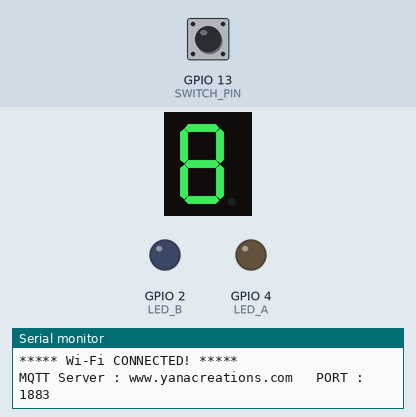
Recording of a sketch running on a simulated ESP32. Shown: 1-digit seven-segment display, output pins drawn as LEDs (lit = HIGH), the last lines printed to the serial monitor. Wiring (inferred from the names in the program): 1-digit 7-segment display, segments lit when HIGH: segments GPIO 15, GPIO 32, GPIO 33, GPIO 25, GPIO 26, GPIO 27, GPIO 14. Inputs (shaded band) come from the test bench; at power-on: GPIO 13 (SWITCH_PIN) HIGH. WiFi joins after 1.5 s; servers stay silent unless stated; the local clock reads 2024-03-15 10:24:30 at power-on unless the sketch sets it; random numbers use the default seed unless the sketch sets one; no MQTT or app messages arrive unless stated; the segment pins are drawn as the display they are named for; pins used as bus, display or sensor lines are not drawn.

Above: at 3.2 s.
3.3 s: GPIO 13 (SWITCH_PIN) pulled LOW for 1 s
At 5.1 s:
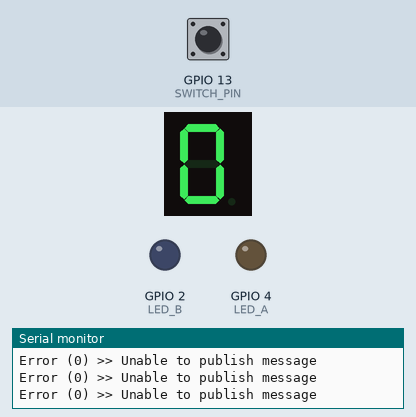
5.8 s: GPIO 13 (SWITCH_PIN) pulled LOW for 0.25 s
At 6.5 s:
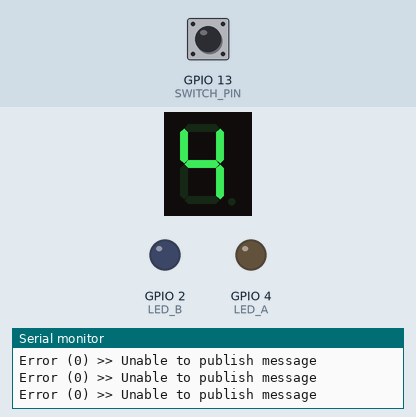
7.5 s: GPIO 13 (SWITCH_PIN) pulled LOW for 1 s
At 9.7 s:
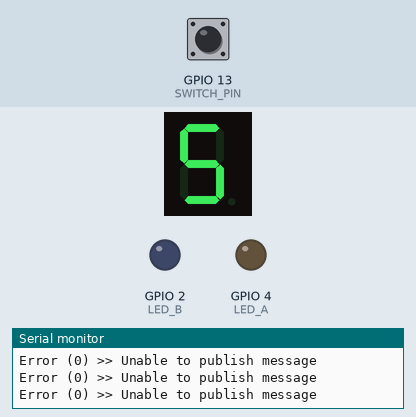
Timing chart, 0 to 11.2 s (numbered marks = the images above; inputs shaded):
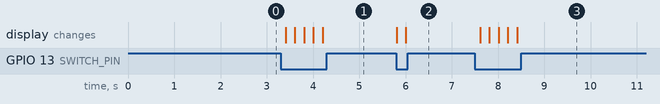

Measured:
- after the input at 3.3 s, the display: first changes after 0.11 s (image 1 shows a later state)
- after the input at 5.8 s, the display: first changes at once (image 2 shows a later state)
- after the input at 7.5 s, the display: first changes after 0.11 s (image 3 shows a later state)

The sketch:

hardware.ino
```cpp
//##################################################################################################################
//##                                      ELET2415 DATA ACQUISITION SYSTEM CODE                                   ##
//##                                                                                                              ##
//##################################################################################################################

// LIBRARY IMPORTS
#include <rom/rtc.h>

#ifndef _WIFI_H
#include <WiFi.h>
#endif

#ifndef STDLIB_H
#include <stdlib.h>
#endif

#ifndef STDIO_H
#include <stdio.h>
#endif

#ifndef ARDUINO_H
#include <Arduino.h>
#endif

#ifndef ARDUINOJSON_H
#include <ArduinoJson.h>
#endif

// DEFINE VARIABLES
#define ARDUINOJSON_USE_DOUBLE      1
// DEFINE THE PINS THAT WILL BE MAPPED TO THE 7 SEG DISPLAY BELOW, 'a' to 'g'
#define a     15
/* Complete all others */
#define b     32
#define c     33
#define d     25
#define e     26
#define f     27
#define g     14


// DEFINE VARIABLES FOR TWO LEDs AND TWO BUTTONs. LED_A, LED_B, BTN_A , BTN_B
#define LED_A 4
/* Complete all others */
#define LED_B 2

// DEFINE VARIABLE FOR BUTTON
#define SWITCH_PIN 13


// MQTT CLIENT CONFIG
static const char* pubtopic      = "620157646";                    // Add your ID number here
static const char* subtopic[]    = {"620157646_sub","/elet2415"};  // Array of Topics(Strings) to subscribe to
static const char* mqtt_server   = "www.yanacreations.com";         // Broker IP address or Domain name as a String
static uint16_t mqtt_port        = 1883;

// WIFI CREDENTIALS
const char* ssid       = "MonaConnect"; // Add your Wi-Fi ssid
const char* password   = ""; // Add your Wi-Fi password


// TASK HANDLES
TaskHandle_t xMQTT_Connect          = NULL;
TaskHandle_t xNTPHandle             = NULL;
TaskHandle_t xLOOPHandle            = NULL;
TaskHandle_t xUpdateHandle          = NULL;
TaskHandle_t xButtonCheckeHandle    = NULL;

// FUNCTION DECLARATION
void checkHEAP(const char* Name);   // RETURN REMAINING HEAP SIZE FOR A TASK
void initMQTT(void);                // CONFIG AND INITIALIZE MQTT PROTOCOL
unsigned long getTimeStamp(void);   // GET 10 DIGIT TIMESTAMP FOR CURRENT TIME
void callback(char* topic, byte* payload, unsigned int length);
void initialize(void);
bool publish(const char *topic, const char *payload); // PUBLISH MQTT MESSAGE(PAYLOAD) TO A TOPIC
void vButtonCheck( void * pvParameters );
void vUpdate( void * pvParameters );
void GDP(void);   // GENERATE DISPLAY PUBLISH

/* Declare your functions below */
void Display(unsigned char number);
int8_t getLEDStatus(int8_t LED);
void setLEDState(int8_t LED, int8_t state);
void toggleLED(int8_t LED);


//############### IMPORT HEADER FILES ##################
#ifndef NTP_H
#include "NTP.h"
#endif

#ifndef MQTT_H
#include "mqtt.h"
#endif

// Temporary Variables
uint8_t number = 0;


void setup() {
  Serial.begin(115200);  // INIT SERIAL

  // CONFIGURE THE ARDUINO PINS OF THE 7SEG AS OUTPUT
  pinMode(a,OUTPUT);
  /* Configure all others here */
  pinMode(b,OUTPUT);
  pinMode(c,OUTPUT);
  pinMode(d,OUTPUT);
  pinMode(e,OUTPUT);
  pinMode(f,OUTPUT);
  pinMode(g,OUTPUT);
  pinMode(LED_A,OUTPUT);
  pinMode(LED_B,OUTPUT);
  pinMode(SWITCH_PIN,INPUT_PULLUP);

  Display(8);

  initialize();           // INIT WIFI, MQTT & NTP
  vButtonCheckFunction(); // UNCOMMENT IF USING BUTTONS THEN ADD LOGIC FOR INTERFACING WITH BUTTONS IN THE vButtonCheck FUNCTION

}


void loop() {
    // put your main code here, to run repeatedly:

}


//####################################################################
//#                          UTIL FUNCTIONS                          #
//####################################################################
void vButtonCheck( void * pvParameters )  {
    configASSERT( ( ( uint32_t ) pvParameters ) == 1 );

    for( ;; ) {
        // Add code here to check if a button(S) is pressed
        if(digitalRead(SWITCH_PIN) == LOW)
        {
        // then execute appropriate function if a button is pressed
          GDP();
        }
        vTaskDelay(200 / portTICK_PERIOD_MS);
    }
}

void vUpdate( void * pvParameters )  {
    configASSERT( ( ( uint32_t ) pvParameters ) == 1 );

    for( ;; ) {
          // Task code goes here.
          // PUBLISH to topic every second.
          StaticJsonDocument<1000> doc; // Create JSon object
          char message[1100]  = {0};

          // Add key:value pairs to JSon object
          doc["id"]         = "620157646";

          serializeJson(doc, message);  // Seralize / Covert JSon object to JSon string and store in char* array

          if(mqtt.connected() ){
            publish(pubtopic, message);
          }


        vTaskDelay(1000 / portTICK_PERIOD_MS);
    }
}

unsigned long getTimeStamp(void) {
          // RETURNS 10 DIGIT TIMESTAMP REPRESENTING CURRENT TIME
          time_t now;
          time(&now); // Retrieve time[Timestamp] from system and save to &now variable
          return now;
}

void callback(char* topic, byte* payload, unsigned int length) {
  // ############## MQTT CALLBACK  ######################################
  // RUNS WHENEVER A MESSAGE IS RECEIVED ON A TOPIC SUBSCRIBED TO

  Serial.printf("\nMessage received : ( topic: %s ) \n",topic );
  char *received = new char[length + 1] {0};

  for (int i = 0; i < length; i++) {
    received[i] = (char)payload[i];
  }

  // PRINT RECEIVED MESSAGE
  Serial.printf("Payload : %s \n",received);


  // CONVERT MESSAGE TO JSON
  StaticJsonDocument<1000> doc;
  DeserializationError error = deserializeJson(doc, received);

  if (error) {
    Serial.print("deserializeJson() failed: ");
    Serial.println(error.c_str());
    return;
  }


  // PROCESS MESSAGE
  const char* type = doc["type"];

  if (strcmp(type, "toggle") == 0){
    // Process messages with ‘{"type": "toggle", "device": "LED A"}’ Schema
    const char* led = doc["device"];

    if(strcmp(led, "LED A") == 0){
      //Add code to toggle LED A with appropriate function/
      toggleLED(LED_A);
    }
    if(strcmp(led, "LED B") == 0){
      //Add code to toggle LED B with appropriate function/
      toggleLED(LED_B);
    }

    // PUBLISH UPDATE BACK TO FRONTEND
    StaticJsonDocument<768> doc; // Create JSon object
    char message[800]  = {0};

    // Add key:value pairs to Json object according to below schema
    // ‘{"id": "student_id", "timestamp": 1702212234, "number": 9, "ledA": 0, "ledB": 0}’
    doc["id"]         = "620157646"; // Change to your student ID number
    doc["timestamp"]  = getTimeStamp();
    doc["number"] = number;
    /*Add code here to insert all other variabes that are missing from Json object
    according to schema above
    */
    doc["ledA"] = getLEDStatus(LED_A);
    doc["ledB"] = getLEDStatus(LED_B);

    serializeJson(doc, message);  // Seralize / Covert JSon object to JSon string and store in char* array
    publish(pubtopic, message);    // Publish to a topic that only the Frontend subscribes to.

  }

}

bool publish(const char *topic, const char *payload){
     bool res = false;
     try{
        res = mqtt.publish(topic,payload);
        // Serial.printf("\nres : %d\n",res);
        if(!res){
          res = false;
          throw false;
        }
     }
     catch(...){
      Serial.printf("\nError (%d) >> Unable to publish message\n", res);
     }
  return res;
}

//***** Complete the util functions below ******

void Display(unsigned char number){
  switch(number){
    case 0:
    //Complete from 'a' to 'g'/
    digitalWrite(a,HIGH);
    /* Add all others */
    digitalWrite(b,HIGH);
    digitalWrite(c,HIGH);
    digitalWrite(d,HIGH);
    digitalWrite(e,HIGH);
    digitalWrite(f,HIGH);
    digitalWrite(g,LOW);
    break;
    case 1:
    //Complete from 'a' to 'g'/
    digitalWrite(a,LOW);
    digitalWrite(b,HIGH);
    digitalWrite(c,HIGH);
    digitalWrite(d,LOW);
    digitalWrite(e,LOW);
    digitalWrite(f,LOW);
    digitalWrite(g,LOW);
    break;
    case 2:
    //Complete from 'a' to 'g'/
    digitalWrite(a,HIGH);
    digitalWrite(b,HIGH);
    digitalWrite(c,LOW);
    digitalWrite(d,HIGH);
    digitalWrite(e,HIGH);
    digitalWrite(f,LOW);
    digitalWrite(g,HIGH);
    break;
    case 3:
    //Complete from 'a' to 'g'/
    digitalWrite(a,HIGH);
    digitalWrite(b,HIGH);
    digitalWrite(c,HIGH);
    digitalWrite(d,HIGH);
    digitalWrite(e,LOW);
    digitalWrite(f,LOW);
    digitalWrite(g,HIGH);
    break;
    case 4:
    //Complete from 'a' to 'g'/
    digitalWrite(a,LOW);
    digitalWrite(b,HIGH);
    digitalWrite(c,HIGH);
    digitalWrite(d,LOW);
    digitalWrite(e,LOW);
    digitalWrite(f,HIGH);
    digitalWrite(g,HIGH);
    break;
    case 5:
    //Complete from 'a' to 'g'/
    digitalWrite(a,HIGH);
    digitalWrite(b,LOW);
    digitalWrite(c,HIGH);
    digitalWrite(d,HIGH);
    digitalWrite(e,LOW);
    digitalWrite(f,HIGH);
    digitalWrite(g,HIGH);
    break;
    case 6:
    //Complete from 'a' to 'g'/
    digitalWrite(a,HIGH);
    digitalWrite(b,LOW);
    digitalWrite(c,HIGH);
    digitalWrite(d,HIGH);
    digitalWrite(e,HIGH);
    digitalWrite(f,HIGH);
    digitalWrite(g,HIGH);
    break;
    case 7:
    //Complete from 'a' to 'g'/
    digitalWrite(a,HIGH);
    digitalWrite(b,HIGH);
    digitalWrite(c,HIGH);
    digitalWrite(d,LOW);
    digitalWrite(e,LOW);
    digitalWrite(f,LOW);
    digitalWrite(g,LOW);
    break;
    case 8:
    //Complete from 'a' to 'g'/
    digitalWrite(a,HIGH);
    digitalWrite(b,HIGH);
    digitalWrite(c,HIGH);
    digitalWrite(d,HIGH);
    digitalWrite(e,HIGH);
    digitalWrite(f,HIGH);
    digitalWrite(g,HIGH);
    break;
    case 9:
    //Complete from 'a' to 'g'/
    digitalWrite(a,HIGH);
    digitalWrite(b,HIGH);
    digitalWrite(c,HIGH);
    digitalWrite(d,LOW);
    digitalWrite(e,LOW);
    digitalWrite(f,HIGH);
    digitalWrite(g,HIGH);
    break;
  }
}

int8_t getLEDStatus(int8_t LED) {
  // RETURNS THE STATE OF A SPECIFIC LED. 0 = LOW, 1 = HIGH
  if (digitalRead(LED) == HIGH)
  {
    return 1;
  }
  else if (digitalRead(LED) == LOW)
  {
    return 0;
  }
}

void setLEDState(int8_t LED, int8_t state){
  // SETS THE STATE OF A SPECIFIC LED
  digitalWrite(LED, state);
}

void toggleLED(int8_t LED){
  // TOGGLES THE STATE OF SPECIFIC LED
  if (digitalRead(LED) == LOW)
  {
    setLEDState(LED, HIGH);
  }
  else
  {
    setLEDState(LED, LOW);
  }
}

void GDP(void){
  number = 0;
  // GENERATE, DISPLAY THEN PUBLISH INTEGER

  // GENERATE a random integer
  /* Add code here to generate a random integer and then assign
     this integer to number variable below
  */
  number = random(10);

  // DISPLAY integer on 7Seg. by
  /* Add code here to calling appropriate function that will display integer to 7-Seg*/
  Display(number);

  // PUBLISH number to topic.
  StaticJsonDocument<1000> doc; // Create JSon object
  char message[1100]  = {0};

  // Add key:value pairs to Json object according to below schema
  // ‘{"id": "student_id", "timestamp": 1702212234, "number": 9, "ledA": 0, "ledB": 0}’
  doc["id"]         = "620157646"; // Change to your student ID number
  doc["timestamp"]  = getTimeStamp();
  /*Add code here to insert all other variabes that are missing from Json object
  according to schema above
  */
  doc["number"] = number;
  doc["ledA"] = getLEDStatus(LED_A);
  doc["ledB"] = getLEDStatus(LED_B);

  serializeJson(doc, message);  // Seralize / Covert JSon object to JSon string and store in char* array
  publish(pubtopic, message);
}
```

NTP.h
```cpp
//#############################################################################################
//#                                                                                           #
//#                                      NTP HEADER FILE                                      #
//#                                                                                           #
//#############################################################################################

/*
          GOAL
1. Maintain accurate date and time regardless of internet connectivity

          TASKS
1. Get current date and time from NTP server and then adjust ESP32's system time, every minute once there is internet connectivity
2. Update system time from SPIFFS after a restart
3. Update SPIFFS from system time every minute
4. Publish timestampUpdate to PI every minute once PI is ON
5. Print date and time every minute

*/

#ifndef _NTP_H
#define _NTP_H 1
#endif

#ifndef _WIFI_H
#include <WiFi.h>
#endif

#ifndef _TIME_H
#include "time.h"
#endif

#ifndef _SNTP_H
#include "sntp.h"
#endif


// HELP FULL WEBPAGES
// https://www.tutorialspoint.com/c_standard_library/c_function_strftime.htm
// https://pubs.opengroup.org/onlinepubs/009695399/basedefs/time.h.html
// https://pubs.opengroup.org/onlinepubs/9699919799/    Search usine keyword "time" in searchbox
// https://www.epochconverter.com/programming/c
// https://www.timeanddate.com/worldclock/jamaica/kingston
// https://pubs.opengroup.org/onlinepubs/7908799/xsh/systime.h.html
// https://www.gnu.org/software/libc/manual/html_node/TZ-Variable.html
// https://forum.arduino.cc/t/esp32-settimeofday-functionality-giving-odd-results/676136

class Ntp {

  private:
          const char* ntpServer           = "north-america.pool.ntp.org";  //"pool.ntp.org";
          const char* ntpServer1          = "pool.ntp.org";
          const char* ntpServer2          = "time.nist.gov";
          const long  gmtOffset_sec       = -5*3600;
          const int   daylightOffset_sec  = 0;
          int         currenttime         = 0;
          const char* time_zone           = "EST+5EDT,M3.2.0/2,M11.1.0/2"; //"CET-1CEST,M3.5.0,M10.5.0/3";  // TimeZone rule for Europe/Rome including daylight adjustment rules (optional)


  public:
        unsigned long epochTime;
        Ntp(const char* process){
          Serial.println(process);
        }

        static void printLocalTime(){
            struct tm timeinfo;
            if(!getLocalTime(&timeinfo)){
              Serial.println("No time available (yet)");
              return;
            }
            // Serial.println(&timeinfo, "%A, %B %d %Y %H:%M:%S");
             Serial.println(&timeinfo, "%B %d, %Y    %I:%M %p");
        }

        // Callback function (get's called when time adjusts via NTP)
        static void timeavailable(struct timeval *t) {
          Serial.println("Got time adjustment from NTP!");
          printLocalTime();
        }

        unsigned long getTime(){
          // RETURNS TIMESTAMP FOR CURRENT TIME FROM NTP SERVER
              time_t now;
              struct tm timeinfo;

              // get time from ntp server first and save to system
              if (!getLocalTime(&timeinfo)) {
                Serial.println("Failed to obtain time, NTP");
                return(0);
              }
              // Serial.println(&timeinfo, "%B %d, %Y    %I:%M %p");
              // Retrieve time[Timestamp] from system and save to &now variable
              time(&now);
              return now;
        }

        unsigned long getTimeStamp(void){
            // RETURNS 10 DIGIT TIMESTAMP REPRESENTING CURRENT TIME
            time_t now;
            time(&now); // Retrieve time[Timestamp] from system and save to &now variable
            return now;
        }

        void setup(){
            // set notification call-back function
            sntp_set_time_sync_notification_cb( timeavailable );
            /**
              * NTP server address could be aquired via DHCP,
              *
              * NOTE: This call should be made BEFORE esp32 aquires IP address via DHCP,
              * otherwise SNTP option 42 would be rejected by default.
              * NOTE: configTime() function call if made AFTER DHCP-client run
              * will OVERRIDE aquired NTP server address
              */
            sntp_servermode_dhcp(1);    // (optional)
            /**
            * This will set configured ntp servers and constant TimeZone/daylightOffset
            * should be OK if your time zone does not need to adjust daylightOffset twice a year,
            * in such a case time adjustment won't be handled automagicaly.
            */
            // configTime(gmtOffset_sec, daylightOffset_sec, ntpServer1, ntpServer2);
            configTzTime(this->time_zone, ntpServer1, ntpServer2);
        }


};


// NTP TASK
void vNTP( void * pvParameters ) {
  configASSERT( ( ( uint32_t ) pvParameters ) == 1 );
  Ntp NTP = Ntp("NTP PROTOCOL INITIATED"); // Instatiate NTP Class
  NTP.setup(); // Config NTP

 for( ;; ) {
      // NTP.printLocalTime();     // it will take some time to sync time :)
      // NTP.getTime();
      // checkHEAP("NTP");
      vTaskDelay(60000 / portTICK_PERIOD_MS);  // DELAY FOR 5 SECONDS
    }
 }


// Function that creates a task.
void vNTPFunction( void ) {
    BaseType_t xReturned;

    // Create the task, storing the handle.
    xReturned = xTaskCreatePinnedToCore(
                    vNTP,               // Function that implements the task.
                    "NTP Protocol",     // Text name for the task.
                    1500,               // Stack size (Bytes in ESP32, words in Vanilla FreeRTOS)
                    ( void * ) 1,       // Parameter passed into the task.
                    12,                  // Priority at which the task is created.
                    &xNTPHandle,        // Used to pass out the created task's handle.
                    1);                 // ESP Core to run task on.

    if( xReturned == pdPASS ) {
      // The task was created.  Use the task's handle to delete the task.
      //  Serial.println("NTP PROTOCOL TASK CREATED");
    }
    else {
       Serial.println("UNABLE TO CREATE NTP PROTOCOL TASK");
    }
}
```

Source omitted: mqtt.h (10124 bytes)
